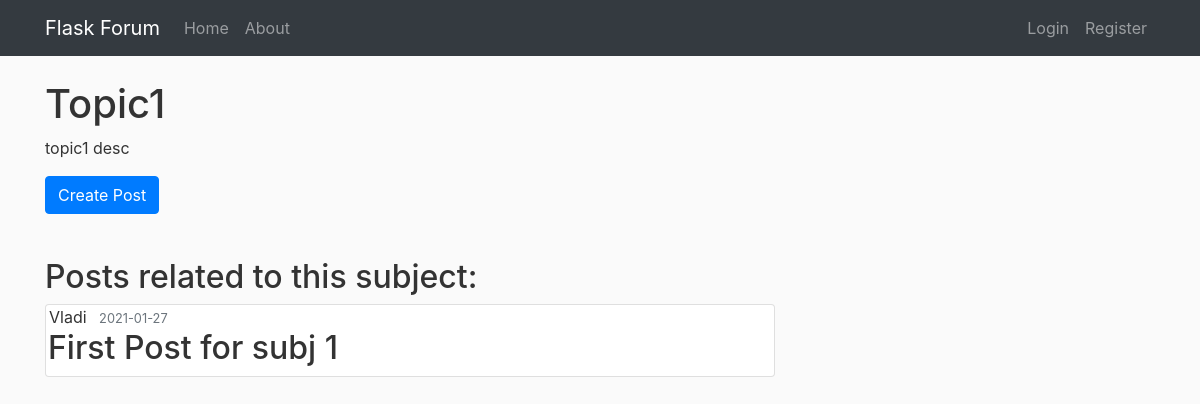
/topic/1, run on an earlier commit of the app's database.
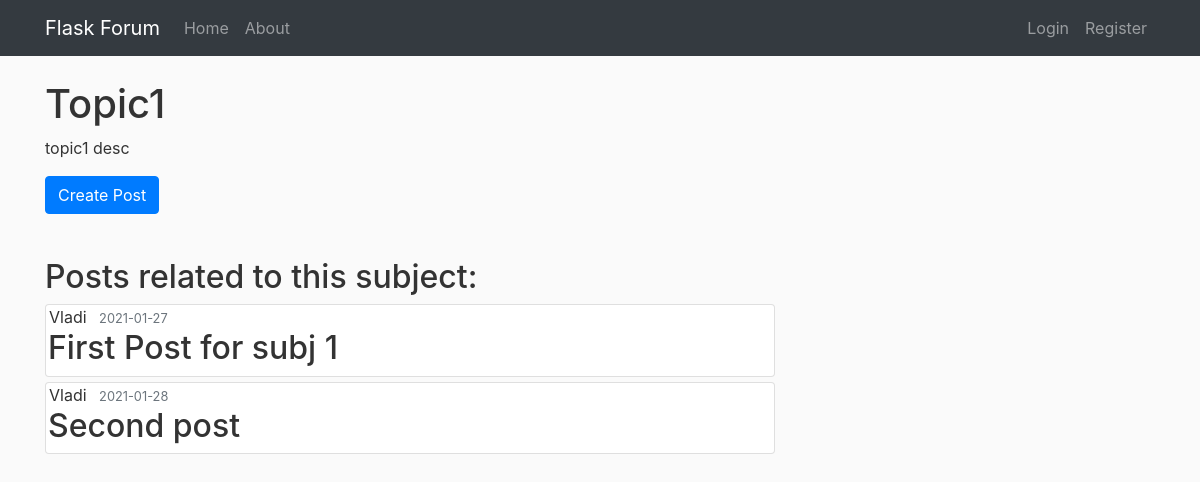
And on a later commit of the database.
### flaskforum/models.py (models this page shows, shortened)
class Post(db.Model):
    id = db.Column(db.Integer, primary_key=True)
    title = db.Column(db.String(150), nullable=False)
    date_posted = db.Column(db.DateTime, nullable=False, default=datetime.utcnow)
    content = db.Column(db.Text, nullable=False)
    user_id = db.Column(db.Integer, db.ForeignKey('user.id'), nullable=False)
    topic_id = db.Column(db.Integer, db.ForeignKey('topic.id'), nullable=False)

class User(db.Model, UserMixin):
    id = db.Column(db.Integer, primary_key=True)
    username = db.Column(db.String(20), unique=True, nullable=False)
    email = db.Column(db.String(100), unique=True, nullable=False)
    password = db.Column(db.String(60), nullable=False)
    posts = db.relationship('Post', backref='uploader', lazy=True)

### flaskforum/routes.py (the view)
@app.route("/topic/<int:topic_id>", methods=['GET', 'POST'])
def topic(topic_id):
    topic = Topic.query.get(topic_id)
    return render_template('topic.html', title=topic.title, topic=topic, posts=topic.posts)

### flaskforum/templates/topic.html
{% extends "layout.html" %}
{% block content %}
    <div>
        <article class="media content-section">
          <div class="media-body">
            <h1 class="article-title" >{{ topic.title }}</h1>
            <p class="article-content">{{ topic.description }}</p>
          </div>
        </article>
    </div>
     <a class="btn btn-primary" style="margin-bottom:20px" href="{{ url_for('make_post', topic_id=topic.id) }}" role="button">Create Post</a>
    <br>
    <br>
    <h2>Posts related to this subject:</h2>
    {% for post in posts %}
        <div class="card" style="margin-top:5px">
          <article class="media content-section">
            <div class="media-body">
              <div class="article-metadata">
                <a class="mr-2" style = "margin-left:3px">{{ post.uploader.username }}</a>
                <small class="text-muted">{{ post.date_posted.strftime('%Y-%m-%d') }}</small>
              </div>
              <h2><a class="article-title remove_link_colour" href="{{ url_for('post', post_id=post.id) }}" style = "margin-left:2px">{{ post.title }}</a></h2>
            </div>
          </article>
        </div>
    {% endfor %}
{% endblock %}

What changed in the data, as far as the page shows it:
added Post: uploader.username "Vladi", date_posted "2021-01-28", title "Second post"
